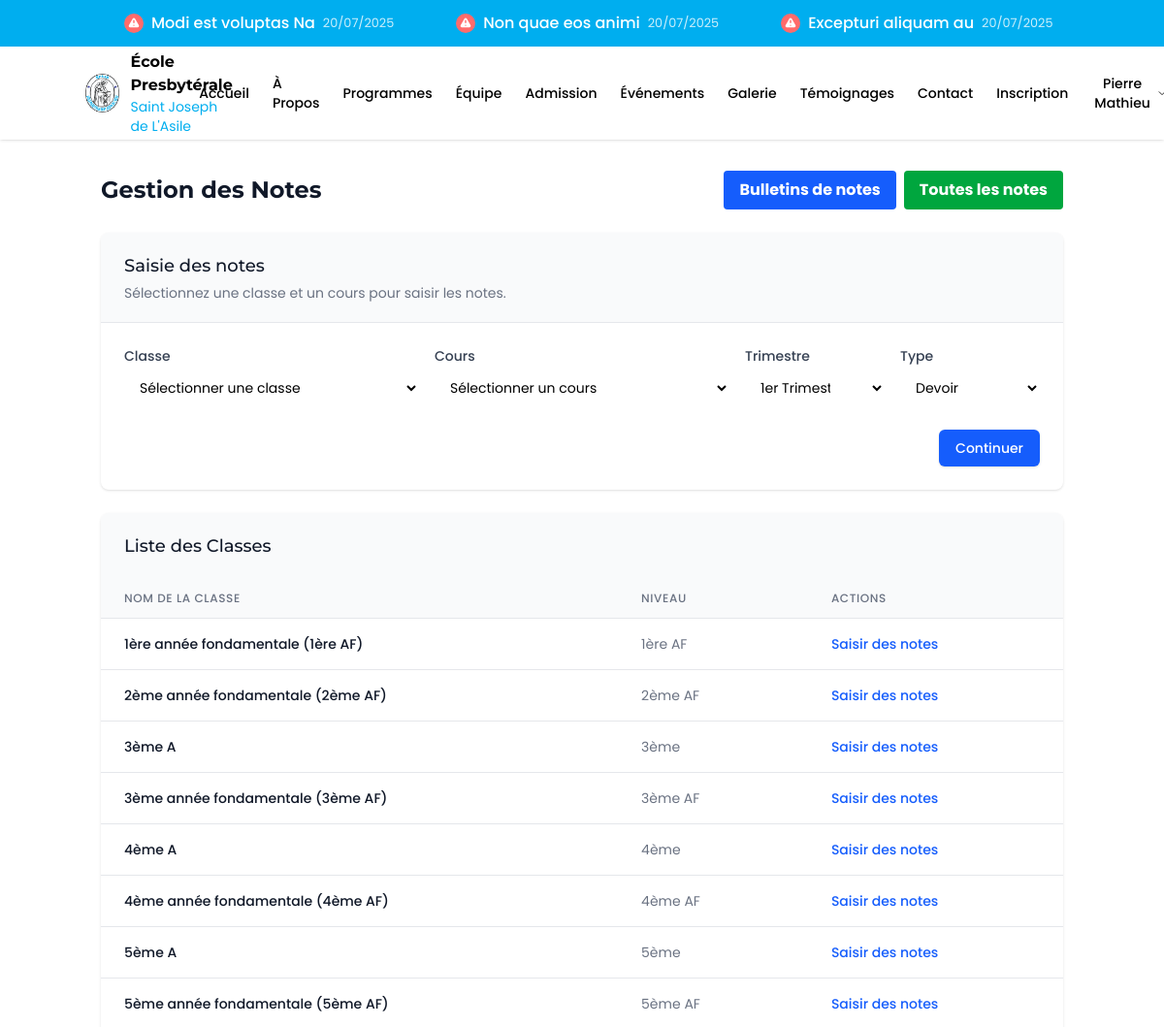
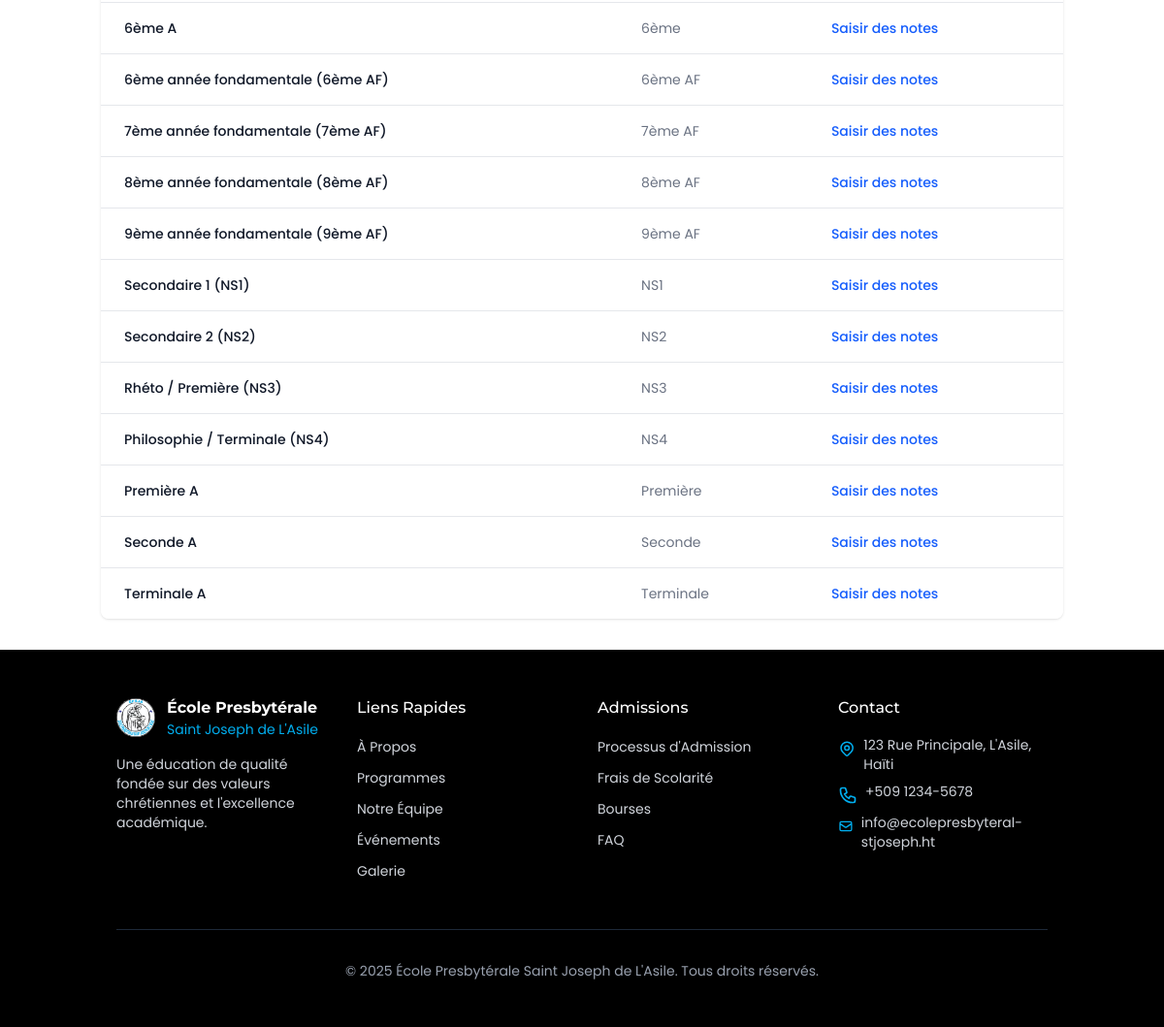
/notes/ (signed in), run on the app's committed database (2 pictures, top to bottom).
### models.py (models this page shows, shortened)
class Annonce(db.Model):
    __tablename__ = 'annonces'
    id = db.Column(db.Integer, primary_key=True)
    titre = db.Column(db.String(100), nullable=False)
    contenu = db.Column(db.Text, nullable=False)
    date_creation = db.Column(db.DateTime, default=datetime.utcnow)
    date_expiration = db.Column(db.Date)
    public = db.Column(db.Boolean, default=True)
    important = db.Column(db.Boolean, default=False)

class Classe(db.Model):
    __tablename__ = 'classes'
    id = db.Column(db.Integer, primary_key=True)
    nom = db.Column(db.String(50), nullable=False)
    niveau = db.Column(db.String(20), nullable=False)
    annee_scolaire = db.Column(db.String(9), nullable=False)
    capacite = db.Column(db.Integer, default=30)
    salle = db.Column(db.String(20))

### modules/notes.py (the view)
@notes_blueprint.route('/')
@login_required
def index():
    from models import Classe
    classes = Classe.query.order_by(Classe.niveau, Classe.nom).all()
    return render_template('notes/index.html', classes=classes)

### templates/notes/index.html (shortened to what this page needs)
{% extends 'base.html' %}
{% block content %}
<div class="container mx-auto px-4 py-8">
    <div class="flex justify-between items-center mb-6">
        <h1 class="text-2xl font-bold text-gray-900">Gestion des Notes</h1>
        <div class="flex space-x-2">
            <a href="{{ url_for('notes.bulletin') }}" class="bg-blue-600 hover:bg-blue-700 text-white font-bold py-2 px-4 rounded">
                Bulletins de notes
            </a>
            <a href="{{ url_for('notes.toutes_les_notes') }}" class="bg-green-600 hover:bg-green-700 text-white font-bold py-2 px-4 rounded">
                Toutes les notes
            </a>
        </div>
    </div>
    <div class="bg-white shadow overflow-hidden sm:rounded-lg mb-6">
        <div class="px-4 py-5 sm:px-6 bg-gray-50">
            <h2 class="text-lg font-medium text-gray-900">Saisie des notes</h2>
            <p class="mt-1 max-w-2xl text-sm text-gray-500">Sélectionnez une classe et un cours pour saisir les notes.</p>
        </div>
        <div class="border-t border-gray-200 px-4 py-5 sm:p-6">
            <form action="{{ url_for('notes.saisie') }}" method="GET" class="space-y-6">
                <div class="grid grid-cols-1 gap-y-6 gap-x-4 sm:grid-cols-6">
                    <div class="sm:col-span-2">
                        <label for="classe_id" class="block text-sm font-medium text-gray-700">Classe</label>
                        <select id="classe_id" name="classe_id" required class="mt-1 block w-full pl-3 pr-10 py-2 text-base border-gray-300 focus:outline-none focus:ring-blue-500 focus:border-blue-500 sm:text-sm rounded-md">
                            <option value="">Sélectionner une classe</option>
                        </select>
                    </div>
                    <div class="sm:col-span-2">
                        <label for="cours_id" class="block text-sm font-medium text-gray-700">Cours</label>
                        <select id="cours_id" name="cours_id" required class="mt-1 block w-full pl-3 pr-10 py-2 text-base border-gray-300 focus:outline-none focus:ring-blue-500 focus:border-blue-500 sm:text-sm rounded-md">
                            <option value="">Sélectionner un cours</option>
                        </select>
                    </div>
                    <div class="sm:col-span-1">
                        <label for="trimestre" class="block text-sm font-medium text-gray-700">Trimestre</label>
                        <select id="trimestre" name="trimestre" required class="mt-1 block w-full pl-3 pr-10 py-2 text-base border-gray-300 focus:outline-none focus:ring-blue-500 focus:border-blue-500 sm:text-sm rounded-md">
                            <option value="1">1er Trimestre</option>
                        </select>
                    </div>
                    <div class="sm:col-span-1">
                        <label for="type" class="block text-sm font-medium text-gray-700">Type</label>
                        <select id="type" name="type" required class="mt-1 block w-full pl-3 pr-10 py-2 text-base border-gray-300 focus:outline-none focus:ring-blue-500 focus:border-blue-500 sm:text-sm rounded-md">
                            <option value="devoir">Devoir</option>
                        </select>
                    </div>
                </div>
                <div class="flex justify-end">
                    <button type="submit" class="inline-flex justify-center py-2 px-4 border border-transparent shadow-sm text-sm font-medium rounded-md text-white bg-blue-600 hover:bg-blue-700 focus:outline-none focus:ring-2 focus:ring-offset-2 focus:ring-blue-500">
                        Continuer
                    </button>
                </div>
            </form>
        </div>
    </div>
    <div class="bg-white shadow overflow-hidden sm:rounded-lg">
        <div class="px-4 py-5 sm:px-6 bg-gray-50">
            <h2 class="text-lg font-medium text-gray-900">Liste des Classes</h2>
        </div>
        <table class="min-w-full divide-y divide-gray-200">
            <thead class="bg-gray-50">
                <tr>
                    <th scope="col" class="px-6 py-3 text-left text-xs font-medium text-gray-500 uppercase tracking-wider">Nom de la Classe</th>
                    <th scope="col" class="px-6 py-3 text-left text-xs font-medium text-gray-500 uppercase tracking-wider">Niveau</th>
                    <th scope="col" class="px-6 py-3 text-left text-xs font-medium text-gray-500 uppercase tracking-wider">Actions</th>
                </tr>
            </thead>
            <tbody class="bg-white divide-y divide-gray-200">
                {% for classe in classes %}
                <tr>
                    <td class="px-6 py-4 whitespace-nowrap text-sm font-medium text-gray-900">{{ classe.nom }}</td>
                    <td class="px-6 py-4 whitespace-nowrap text-sm text-gray-500">{{ classe.niveau }}</td>
                    <td class="px-6 py-4 whitespace-nowrap text-sm font-medium">
                        <a href="#" onclick="selectClass('{{ classe.id }}')" class="text-blue-600 hover:text-blue-900">Saisir des notes</a>
                    </td>
                </tr>
                {% else %}
                <tr>
                    <td colspan="3" class="px-6 py-4 text-center text-sm text-gray-500">Aucune classe trouvée.</td>
                </tr>
                {% endfor %}
            </tbody>
        </table>
    </div>
</div>
{% endblock %}

### templates/base.html (shortened to what this page needs)
<html lang="en">
   <head>
      <script src="https://cdn.jsdelivr.net/npm/@tailwindcss/browser@4"></script>
      <link href="https://unpkg.com/aos@2.3.1/dist/aos.css" rel="stylesheet">
   </head>
   <body>
      <div id="root">
         {% if annonces and annonces|length > 0 %}
         <div class="ticker-wrap w-full">
            <div class="ticker container mx-auto">
               <div class="ticker-track" id="ticker-track">
                  {% for annonce in annonces %}
                  <div class="ticker-item">
                     <a href="{{ url_for('communication.details_annonce', annonce_id=annonce.id) }}" class="ticker-link">
                        {% if annonce.important is defined and annonce.important %}
                        <span class="ticker-icon important">
                        </span>
                        {% else %}
                        <span class="ticker-icon">
                           <svg xmlns="http://www.w3.org/2000/svg" viewBox="0 0 20 20" fill="currentColor">
                              <path fill-rule="evenodd" d="M18 3a1 1 0 00-1.447-.894L8.763 6H5a3 3 0 000 6h.28l1.771 5.316A1 1 0 008 18h1a1 1 0 001-1v-4.382l6.553 3.276A1 1 0 0018 15V3z" clip-rule="evenodd" />
                           </svg>
                        </span>
                        {% endif %}
                        <span class="ticker-title">{{ annonce.titre }}</span>
                        <span class="ticker-date">{{ annonce.date_creation.strftime('%d/%m/%Y') }}</span>
                     </a>
                  </div>
                  {% endfor %}
               </div>
            </div>
         </div>
         {% endif %}
         <header class="sticky top-0 z-50 w-full bg-white/90 backdrop-blur-md shadow-sm">
            <div class="container mx-auto">
               <div class="flex h-24 items-center justify-between">
                     <div class="flex items-center">
                        <a href="#" class="flex items-center">
                           <img src="/static/assets/logo.jpg" alt="École Presbytérale Saint Joseph de L'Asile" class="h-10 w-10 rounded-full">
                           <div class="ml-3">
                              <h1 class="text-sm font-bold text-black md:text-base">École Presbytérale</h1>
                              <p class="text-xs text-[#00AEEF] md:text-sm">Saint Joseph de L'Asile</p>
                           </div>
                        </a>
                     </div>
                     <nav class="hidden lg:flex lg:items-center lg:space-x-6">
                        <a href="{{ url_for('accueil') }}" class="text-sm font-medium text-black hover:text-[#00AEEF]">Accueil</a>
                        <a href="{{ url_for('a_propos') }}" class="text-sm font-medium text-black hover:text-[#00AEEF]">À Propos</a>
                        <a href="{{ url_for('programmes') }}" class="text-sm font-medium text-black hover:text-[#00AEEF]">Programmes</a>
                        <a href="{{ url_for('equipe') }}" class="text-sm font-medium text-black hover:text-[#00AEEF]">Équipe</a>
                        <a href="{{ url_for('admission') }}" class="text-sm font-medium text-black hover:text-[#00AEEF]">Admission</a>
                        <a href="{{ url_for('evenements') }}" class="text-sm font-medium text-black hover:text-[#00AEEF]">Événements</a>
                        <a href="{{ url_for('gallery') }}" class="text-sm font-medium text-black hover:text-[#00AEEF]">Galerie</a>
                        <a href="{{ url_for('temoignages') }}" class="text-sm font-medium text-black hover:text-[#00AEEF]">Témoignages</a>
                        <a href="{{ url_for('contact') }}" class="text-sm font-medium text-black hover:text-[#00AEEF]">Contact</a>
                        <a href="{{ url_for('inscriptions.formulaire') }}" class="text-sm font-medium text-black hover:text-[#00AEEF]">Inscription</a>
                        {% if session.get('user_id') %}
                            <div class="relative group">
                                <button class="flex items-center text-sm font-medium text-black hover:text-[#00AEEF]">
                                    {{ session.get('user_name', 'Utilisateur') }}
                                    <svg xmlns="http://www.w3.org/2000/svg" class="h-4 w-4 ml-1" fill="none" viewBox="0 0 24 24" stroke="currentColor">
                                        <path stroke-linecap="round" stroke-linejoin="round" stroke-width="2" d="M19 9l-7 7-7-7" />
                                    </svg>
                                </button>
                            </div>
                        {% else %}
                            <a href="{{ url_for('auth.login') }}" class="text-sm font-medium text-black hover:text-[#00AEEF]">Connexion</a>
                            <a href="{{ url_for('auth.register') }}" class="btn-primary rounded-full px-4 py-2 text-sm font-semibold text-white shadow-md hover:shadow-lg transition-all duration-300">S'inscrire</a>
                        {% endif %}
                        </nav>
                  </div>
               </div>
            </header>
            {% block content %}
            {% endblock %}
            <footer class="bg-black text-white">
               <div class="container mx-auto px-4 py-12 sm:px-6 lg:px-8">
                  <div class="grid grid-cols-1 gap-8 md:grid-cols-4">
                     <div class="md:col-span-1">
                        <div class="flex items-center">
                           <a href="#" class="flex items-center">
                              <img src="/static/assets/logo.jpg" alt="École Presbytérale Saint Joseph de L'Asile" class="h-10 w-10 rounded-full" data-aos="fade-right">
                              <div class="ml-3">
                                 <h2 class="text-sm font-bold text-white md:text-base">École Presbytérale</h2>
                                 <p class="text-xs text-[#00AEEF] md:text-sm">Saint Joseph de L'Asile</p>
                              </div>
                           </a>
                        </div>
                        <p class="mt-4 text-sm text-gray-300">Une éducation de qualité fondée sur des valeurs chrétiennes et l'excellence académique.</p>
                     </div>
                     <div>
                        <h3 class="text-base font-medium text-white">Liens Rapides</h3>
                        <ul class="mt-4 space-y-2">
                           <li><a href="#about" class="text-sm text-gray-300 hover:text-[#00AEEF]">À Propos</a></li>
                           <li><a href="#academics" class="text-sm text-gray-300 hover:text-[#00AEEF]">Programmes</a></li>
                           <li><a href="#faculty" class="text-sm text-gray-300 hover:text-[#00AEEF]">Notre Équipe</a></li>
                           <li><a href="#events" class="text-sm text-gray-300 hover:text-[#00AEEF]">Événements</a></li>
                           <li><a href="#gallery" class="text-sm text-gray-300 hover:text-[#00AEEF]">Galerie</a></li>
                        </ul>
                     </div>
                     <div>
                        <h3 class="text-base font-medium text-white">Admissions</h3>
                        <ul class="mt-4 space-y-2">
                           <li><a href="#admissions" class="text-sm text-gray-300 hover:text-[#00AEEF]">Processus d'Admission</a></li>
                           <li><a href="#" class="text-sm text-gray-300 hover:text-[#00AEEF]">Frais de Scolarité</a></li>
                           <li><a href="#" class="text-sm text-gray-300 hover:text-[#00AEEF]">Bourses</a></li>
                           <li><a href="#" class="text-sm text-gray-300 hover:text-[#00AEEF]">FAQ</a></li>
                        </ul>
                     </div>
                     <div>
                        <h3 class="text-base font-medium text-white">Contact</h3>
                        <ul class="mt-4 space-y-2">
                           <li class="flex items-start">
                              <span class="ml-2 text-sm text-gray-300">123 Rue Principale, L'Asile, Haïti</span>
                           </li>
                           <li class="flex items-start">
                              <span class="ml-2 text-sm text-gray-300">+509 1234-5678</span>
                           </li>
                           <li class="flex items-start">
                              <svg class="mt-1 h-5 w-5 text-[#00AEEF]" fill="none" viewBox="0 0 24 24" stroke="currentColor">
                                 <path stroke-linecap="round" stroke-linejoin="round" stroke-width="2" d="M3 8l7.89 5.26a2 2 0 002.22 0L21 8M5 19h14a2 2 0 002-2V7a2 2 0 00-2-2H5a2 2 0 00-2 2v10a2 2 0 002 2z"></path>
                              </svg>
                              <span class="ml-2 text-sm text-gray-300">info@ecolepresbyteral-stjoseph.ht</span>
                           </li>
                        </ul>
                     </div>
                  </div>
                  <div class="mt-12 border-t border-gray-800 pt-8">
                     <p class="text-center text-sm text-gray-400">© 2025 École Presbytérale Saint Joseph de L'Asile. Tous droits réservés.</p>
                  </div>
               </div>
            </footer>
      </div>
   </body>
</html>

### data on the page
Annonce: important True (drawn), titre "Modi est voluptas Na", date_creation "20/07/2025"
Annonce: important True (drawn), titre "Non quae eos animi", date_creation "20/07/2025"
Annonce: important True (drawn), titre "Excepturi aliquam au", date_creation "20/07/2025"
Classe: nom "1ère année fondamentale (1ère AF)", niveau "1ère AF"
Classe: nom "2ème année fondamentale (2ème AF)", niveau "2ème AF"
Classe: nom "3ème A", niveau "3ème"
Classe: nom "3ème année fondamentale (3ème AF)", niveau "3ème AF"
Classe: nom "4ème A", niveau "4ème"
Classe: nom "4ème année fondamentale (4ème AF)", niveau "4ème AF"
Classe: nom "5ème A", niveau "5ème"
Classe: nom "5ème année fondamentale (5ème AF)", niveau "5ème AF"
Classe: nom "6ème A", niveau "6ème"
Classe: nom "6ème année fondamentale (6ème AF)", niveau "6ème AF"
Classe: nom "7ème année fondamentale (7ème AF)", niveau "7ème AF"
Classe: nom "8ème année fondamentale (8ème AF)", niveau "8ème AF"
Classe: nom "9ème année fondamentale (9ème AF)", niveau "9ème AF"
Classe: nom "Secondaire 1 (NS1)", niveau "NS1"
Classe: nom "Secondaire 2 (NS2)", niveau "NS2"
Classe: nom "Rhéto / Première (NS3)", niveau "NS3"
Classe: nom "Philosophie / Terminale (NS4)", niveau "NS4"
Classe: nom "Première A", niveau "Première"
Classe: nom "Seconde A", niveau "Seconde"
Classe: nom "Terminale A", niveau "Terminale"

### other printed values
{{ session.get('user_name', 'Utilisateur') }} "Pierre Mathieu"
